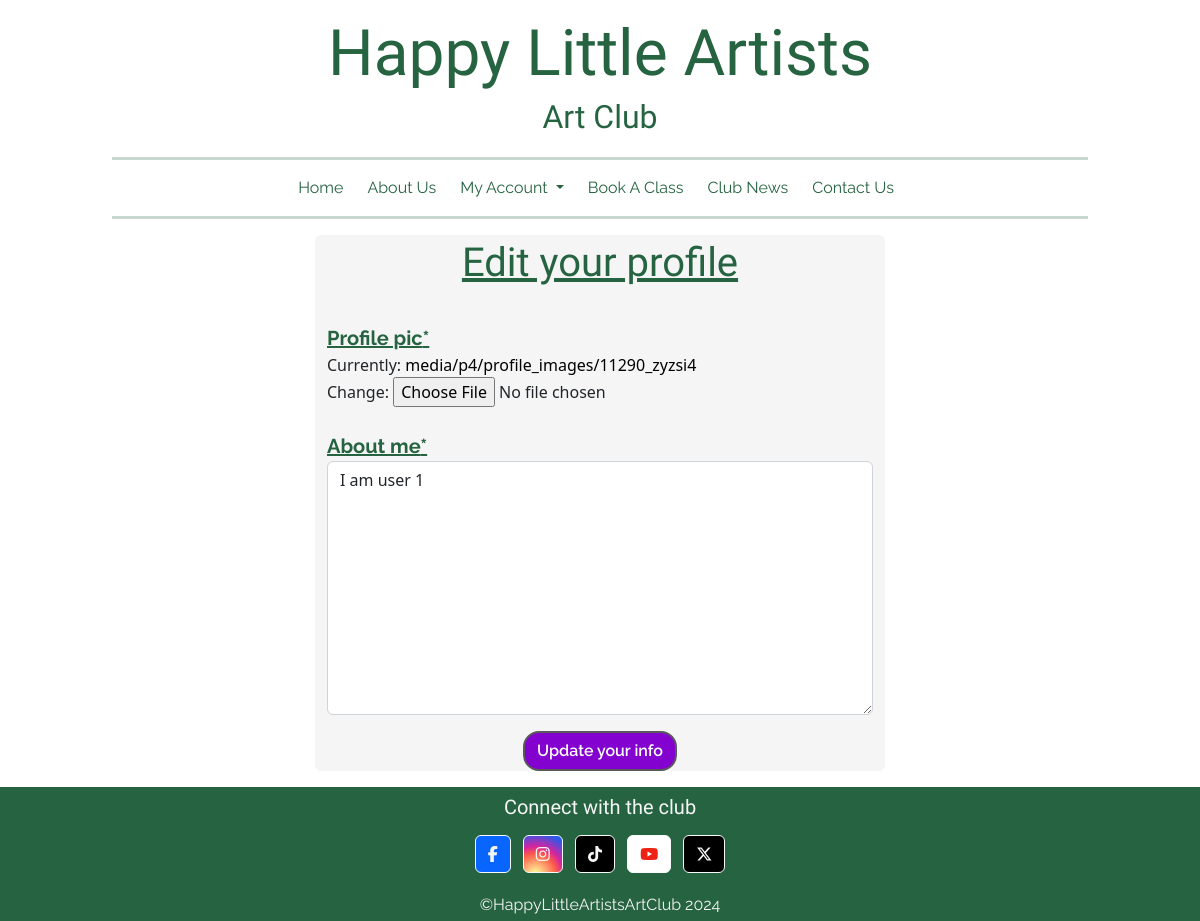
Before: /profile/edit_profile/2/ (signed in) with the older database file.
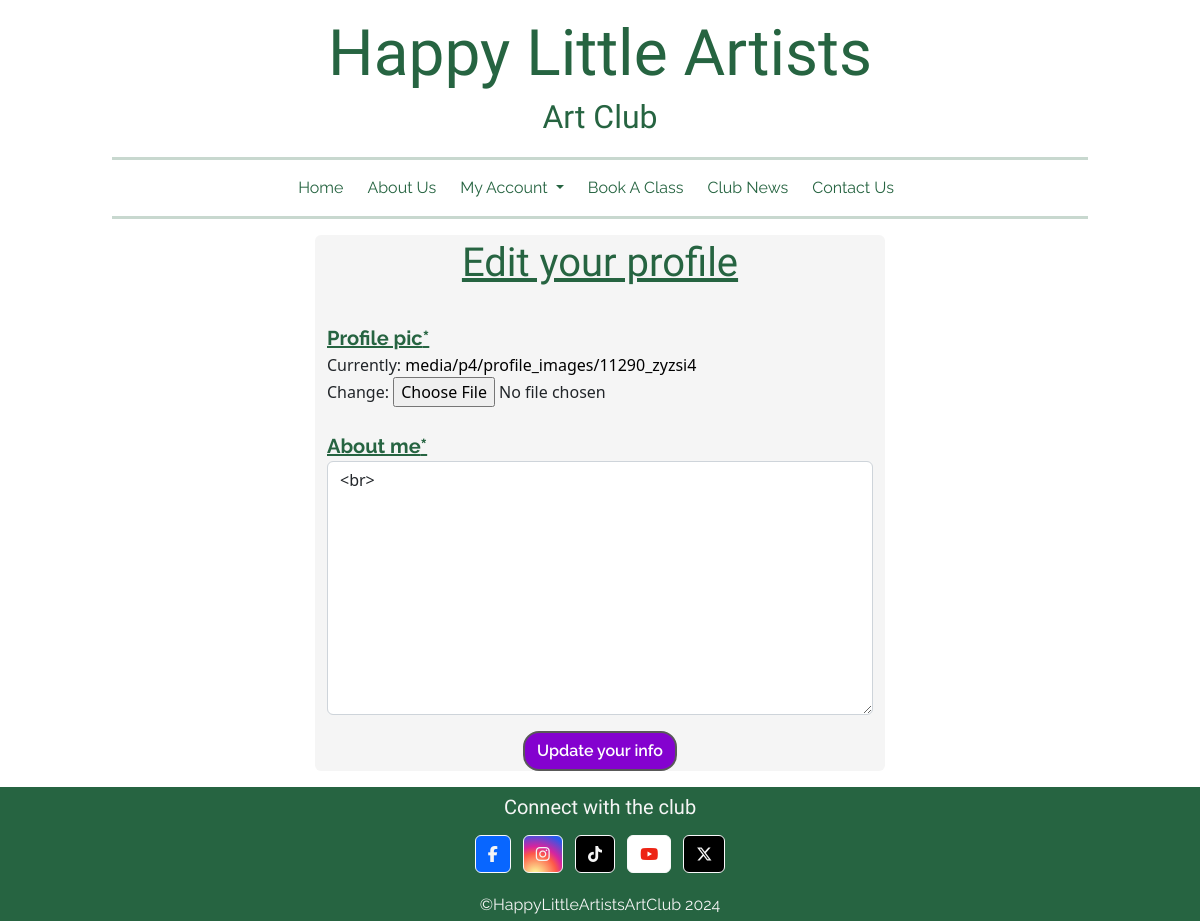
After: the same page with the newer database file.
### profiles/models.py (models this page shows, shortened)
class Profile(models.Model):
    user = models.OneToOneField(User, on_delete=models.CASCADE)
    created_on = models.DateTimeField(auto_now_add=True)
    profile_pic = ResizedImageField(quality=100, upload_to="p4/profile_images/", force_format='WEBP')
    about_me = models.TextField(help_text='Enter your about me info here', blank=True)

### profiles/views.py (the view, shortened to what this page needs)
# urls.py: path('edit_profile/<slug:pk>/', EditProfileView.as_view(), name='edit_profile'),
class EditProfileView(LoginRequiredMixin, UserPassesTestMixin, generic.UpdateView):
    model = Profile
    template_name = 'edit_profile.html'
    form_class = EditProfileForm
    def test_func(self):
        return self.request.user == self.get_object().user

### profiles/forms.py
class EditProfileForm(forms.ModelForm):
    about_me = forms.CharField(widget=forms.Textarea)
    class Meta:
        model = Profile
        fields = ('profile_pic', 'about_me',)

### profiles/templates/edit_profile.html (shortened to what this page needs)
{% extends "base.html" %}
{% load crispy_forms_tags %}
{% block content %}
<div class="container">
    <div class="row justify-content-center">
        <div class="col-sm-10 col-lg-8 col-xl-6 bg-off-white rounded">
            <h1 class="text-center text-green p-1 text-decoration-underline">Edit your profile</h1>
            <form method="post" enctype="multipart/form-data" class="generated_forms">
                {{form | crispy }}
                <div class="text-center mt-3">
                    <button type="submit" class="btn btn-small">Update your info</button>
                </div>
            </form>
        </div>
    </div>
</div>
{% endblock %}

### templates/base.html (shortened to what this page needs)
{% load static %}
<!DOCTYPE html>
<html lang="en">
<head>
    <link href="https://cdn.jsdelivr.net/npm/bootstrap@5.2.3/dist/css/bootstrap.min.css" rel="stylesheet"
>
    <link rel="stylesheet" href="{% static 'css/styles.css' %}">
    <link rel="stylesheet" href="{% static 'lightbox2/dist/css/lightbox.min.css' %}">
</head>
<body>
    <header class="text-center mt-3 d-none d-md-block">
        <div class="d-inline-block header-brand">
            <a href="{% url 'home' %}">
                <div>
                    <h1 class="brand-name mb-0">Happy Little Artists</h1>
                </div>
                <div>
                    <p class="brand-tagline d-inline-block">Art Club</p>
                </div>
            </a>
        </div>
    </header>
    <div class="container-fluid">
        <div class="row">
            <div class="col-10 mx-auto">
                <hr class="my-0 d-none d-md-block custom-hr">
            </div>
        </div>
    </div>
    <nav class="navbar navbar-expand-md">
        <div class="collapse navbar-collapse mx-4" id="navbarNav">
            <ul class="navbar-nav mx-auto">
                <li class="nav-item me-2 {% if current_page == 'home' %}active{% endif %}">
                    <a class="nav-link home-link" href="{% url 'home' %}">Home</a>
                </li>
                <li class="nav-item me-2 {% if current_page == 'about_us' %}active{% endif %}">
                    <a class="nav-link about-us-link" href="#">About Us</a>
                </li>
                {% if user.is_authenticated %}
                <li
                    class="nav-item dropdown me-2 account-link {% if 'logout' in request.path or current_page == 'profile' %}active{% endif %}">
                    <a class="nav-link dropdown-toggle" href="#" role="button" data-bs-toggle="dropdown"
                        aria-expanded="false">My Account
                    </a>
                </li>
                {% else %}
                <li class="nav-item me-2 {% if 'login' in request.path %}active{% endif %}">
                    <a class="nav-link account-link" href="{% url 'account_login' %}">Login/Signup</a>
                </li>
                {% endif %}
                {% if user.is_authenticated %}
                <li class="nav-item me-2 {% if current_page == 'book_a_class' %}active{% endif %}">
                    <a class="nav-link book-a-class-link" href="#">Book A Class</a>
                </li>
                {% else %}
                <li class="nav-item me-2 {% if current_page == 'book_a_class' %}active{% endif %}">
                    <a class="nav-link book-a-class-link" href="{% url 'account_login' %}">Book A Class</a>
                </li>
                {% endif %}
                <li class="nav-item me-2 {% if current_page == 'club_news' %}active{% endif %}">
                    <a class="nav-link club-news-link" href="{% url 'club_news' %}">Club News</a>
                </li>
                <li class="nav-item me-2 {% if current_page == 'contact_us' %}active{% endif %}">
                    <a class="nav-link contact-us-link" href="#">Contact Us</a>
                </li>
            </ul>
        </div>
    </nav>
    <div class="container-fluid">
        <div class="row">
            <div class="col-12 col-md-10 mx-auto">
                <hr class="my-0 custom-hr d-md-block">
            </div>
        </div>
    </div>
    <main>{% block content %} {% endblock %}</main>
    <footer class="text-off-white bg-green mt-3">
        <div class="container-fluid d-flex justify-content-center text-center">
            <div class="row">
                <div class="col-12">
                    <h2 class="h5 p-2">Connect with the club</h2>
                    <ul class="social-icons list-unstyled list-inline">
                        <li class="list-inline-item">
                            <a class="btn btn-outline-light facebook-icon"
                                href="https://www.facebook.com/happylittleartistsartclub" target="_blank" rel="noopener"
                                aria-label="Check out the clubs Facebook page (opens in a new tab)"><i
                                    class="fab fa-facebook-f text-off-white"></i></a>
                        </li>
                        <li class="list-inline-item">
                            <a class="btn btn-outline-light instagram-icon"
                                href="https://www.instagram.com/happylittleartistsartclub" target="_blank"
                                rel="noopener" aria-label="Check out the clubs Instagram page (opens in a new tab)"><i
                                    class="fab fa-instagram text-off-white"></i></a>
                        </li>
                        <li class="list-inline-item">
                            <a class="btn btn-outline-light tiktok-icon" href="https://www.tiktok.com/" target="_blank"
                                rel="noopener" aria-label="Check out the clubs Tiktok page (opens in a new tab)"><i
                                    class="fab fa-tiktok text-off-white"></i></a>
                        </li>
                        <li class="list-inline-item">
                            <a class="btn btn-outline-light youtube-icon" href="https://www.youtube.com/"
                                target="_blank" rel="noopener"
                                aria-label="Check out the clubs Youtube page (opens in a new tab)"><i
                                    class="fab fa-youtube text-red"></i></a>
                        </li>
                        <li class="list-inline-item">
                            <a class="btn btn-outline-light twitter-icon" href="https://twitter.com/" target="_blank"
                                rel="noopener" aria-label="Check out the clubs Twitter page (opens in a new tab)"><i
                                    class="fab fa-x-twitter text-off-white"></i></a>
                        </li>
                    </ul>
                    <p class="text-off-white mb-0 p-1">©HappyLittleArtistsArtClub 2024</p>
                </div>
            </div>
        </div>
    </footer>
</body>
</html>

### static/css/styles.css (style rules this page uses)
:root { --heading-font: "Love Ya Like A Sister", serif; --text-font: "Raleway", serif; --off-white: #f5f5f5; --green: #266441; --green-slightly-faded: rgba(38, 100, 65, 0.8); --green-faded: rgba(38, 100, 65, 0.1); --green-bright: #16f530; --green-bright-slightly-faded: rgba(22, 245, 48, 0.8); --green-bright-faded: rgba(22, 245, 48, 0.3); --purple: #8402cf; --purple-slightly-faded: rgba(132, 2, 207, 0.8); --purple-faded: rgba(132, 2, 207, 0.3); --yellow: #f5df16; --yellow-faded: rgba(245, 223, 22, 0.3); --orange: #f29018; --orange-slightly-faded: rgba(242, 144, 24, 0.8); --orange-faded: rgba(242, 144, 24, 0.3); --blue: #1536ed; --blue-slightly-faded: rgba(21, 54, 237, 0.8); --blue-faded: rgba(21, 54, 237, 0.3); --red: #ed2415; --red-sllightly-faded: rgba(237, 36, 21, 0.8); --red-faded: rgba(237, 36, 21, 0.3); --red-dark: #d32f2f; --red-dark-slightly-faded: rgba(211, 47, 47, 0.8); --grey: #595959; --rainbow-gradient: linear-gradient( 45deg, var(--red), var(--orange), var(--yellow), var(--green-bright), var(--blue), var(--purple) ); }
.text-off-white { color: var(--off-white); }
.text-green { color: var(--green); }
.text-red { color: var(--red); }
.bg-off-white { background-color: var(--off-white); }
.bg-green { background-color: var(--green); }
h1, h2, h3, h4, h5, h6 { font-family: var(--heading-font); }
h2 { font-size: 1.75rem; }
p { font-family: var(--text-font); }
a { text-decoration: none; }
ul { list-style: none; }
.custom-hr { color: var(--green); border-width: 0.2rem; }
.header-brand h1 { font-size: 4rem; color: var(--green); }
.header-brand p { font-family: var(--heading-font); font-size: 2rem; color: var(--green); }
.nav-link { font-family: var(--text-font); color: var(--green); border-radius: 1rem; background-color: transparent; }
footer h2 { color: var(--off-white); }
.facebook-icon { background: #0866ff; }
.instagram-icon { background: radial-gradient( circle at 30% 107%, #fdf497 0%, #fdf497 5%, #fd5949 45%, #d6249f 60%, #285aeb 90% ); }
.tiktok-icon { background: black; }
.youtube-icon { background: white; }
.twitter-icon { background: black; }
.btn-small { background-color: var(--purple); color: white; font-family: var(--text-font); font-weight: 600; border-radius: 1rem; border: 0.15rem solid var(--grey); }
.generated_forms label { color: var(--green); font-family: var(--text-font); font-weight: bold; font-size: 1.25rem; text-align: center; margin: 1.5rem 0 0 0; text-decoration: underline; }
.generated_forms a { color: black; }

Changed rows visible on the page:
changed Profile: about_me "I am user 1" → "<br>"
